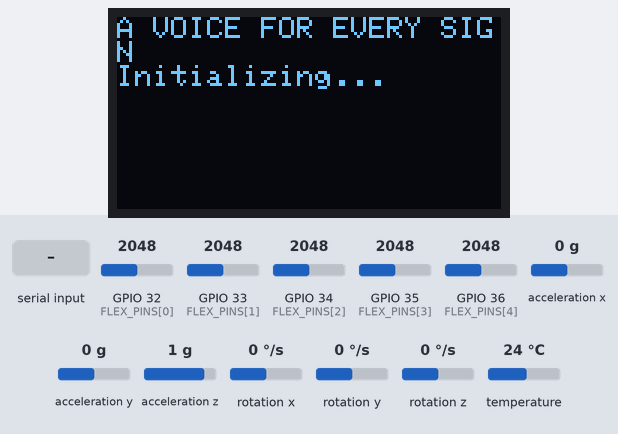
Simulated run of this sketch. Board: ESP32. Parts: 128×64 one-colour display. The test bench sets the inputs (shaded band); at power-on: GPIO 32 (FLEX_PINS[0]) = 2048, GPIO 33 (FLEX_PINS[1]) = 2048, GPIO 34 (FLEX_PINS[2]) = 2048, GPIO 35 (FLEX_PINS[3]) = 2048, GPIO 36 (FLEX_PINS[4]) = 2048, acceleration x 0 g, acceleration y 0 g, acceleration z 1 g, rotation x 0 °/s, rotation y 0 °/s, rotation z 0 °/s, temperature 24 °C (analog values on the 0–4095 scale). EEPROM starts erased; the audio player accepts every command and is not drawn; what the sketch prints to the serial monitor is not drawn.

Above: at 1.1 s.
At 10.0 s:
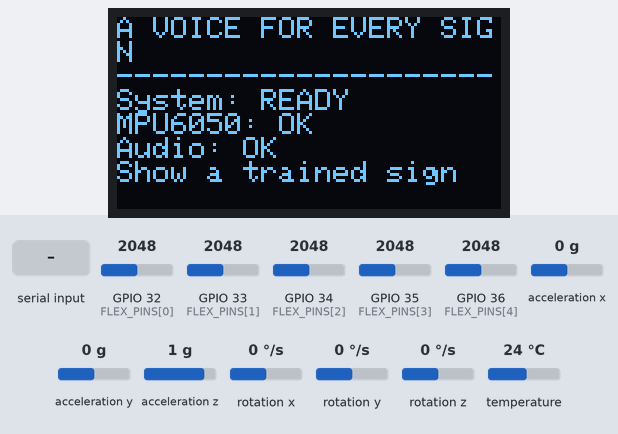
10.1 s: "X" received over Serial
At 10.7 s:
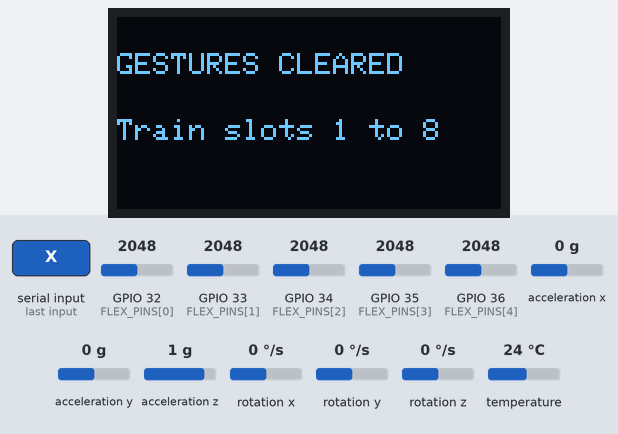
11.6 s: "c" received over Serial
At 12.1 s:
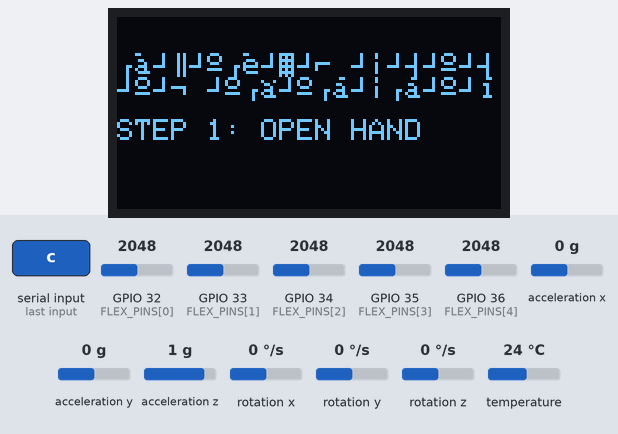
Timing chart, 0 to 14.6 s (numbered marks = the images above; inputs shaded):
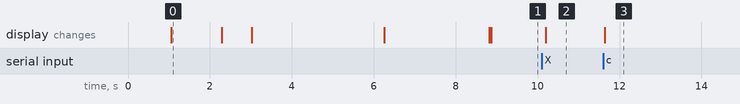

Measured:
- after the input at 10.1 s, the display: changes after 0.09 s (image 2)
- after the input at 11.6 s, the display: changes at once (image 3)
- what the display in image 0 shows lasts 1.2 s, from 1.1 s to 2.3 s

The sketch:

MARO_Smart_Sign_Glove.ino
```cpp
/*
  مشروع MARO Smart Sign Glove
  قفاز ذكي للمساعدة في تحويل بعض أوضاع اليد إلى نص وصوت

  وصف البرنامج:
  - قراءة خمسة حساسات انحناء للأصابع
  - قراءة اتجاه اليد من وحدة MPU6050
  - تدريب حتى ثماني إشارات ثابتة وحفظها في ذاكرة ESP32
  - عرض اسم الإشارة على شاشة OLED
  - تشغيل ملف صوتي مرتبط بالإشارة عبر DFPlayer Mini

  حدود النسخة:
  - هذه نسخة أولية قابلة للتدريب وليست مترجما معتمدا للغة الإشارة المصرية
  - يجب جمع عينات حقيقية والتحقق من كل إشارة مع مستخدمين مختصين
  - الحركات المتتابعة وتعبيرات الوجه غير مدعومة في هذا الإصدار
  - يجب معايرة الحساسات عند كل تشغيل في هذه النسخة

  احتياطات كهربائية:
  - لا توصل أي إشارة أعلى من 3.3 فولت إلى مداخل ESP32
  - استخدم مقسم جهد مستقل لكل حساس انحناء
  - اجعل الأرضي GND مشتركا بين الوحدات
  - لا توصل بطارية الليثيوم مباشرة بمداخل الطاقة دون دائرة تنظيم وحماية مناسبة
*/

/*
  A Voice for Every Sign
  قفاز ذكي لترجمة الإشارات باستخدام ESP32 - برنامج قابل لتدريب الإشارات

  المكونات الإلكترونية:
  - ESP32-WROOM-32
  - خمسة حساسات انحناء، وكل حساس موصل بدائرة مقسم جهد
  - وحدة قياس الحركة MPU6050 عبر I2C
  - شاشة OLED من نوع SSD1306 بدقة 128×64 وعنوان I2C يساوي 0x3C
  - وحدة DFPlayer Mini وبطاقة microSD وسماعة

  تنبيه مهم:
  هذا البرنامج مكتمل كنموذج أولي لقفاز يتعرف على الإشارات الثابتة بعد تدريبها.
  لا يحتوي البرنامج على قاعدة بيانات موثقة للغة الإشارة المصرية.
  يجب تدريب كل إشارة باستخدام القفاز الفعلي والمستخدم الفعلي من خلال
  أوامر نافذة المراقبة التسلسلية من 1 إلى 8. أما الإشارات الحركية وتعابير الوجه
  فتحتاج إلى حساسات ونماذج إضافية ولا تغطيها هذه النسخة.

  أوامر نافذة المراقبة التسلسلية:
    من 1 إلى 8 = تدريب خانة الإشارة المقابلة مع تثبيت وضع اليد
    s = عرض خانات الإشارات المحفوظة
    c = إعادة معايرة وضع اليد المفتوحة والقبضة
    x = مسح جميع الإشارات المدربة
    ? = عرض قائمة الأوامر

  ملفات الصوت الخاصة بوحدة DFPlayer:
    /MP3/0001.mp3 ... /MP3/0008.mp3
  يسجل في كل ملف صوتي نطق العبارة الخاصة بخانة الإشارة المقابلة.
*/

#include <Arduino.h>
#include <Wire.h>
#include <math.h>
#include <Preferences.h>

#include <Adafruit_MPU6050.h>
#include <Adafruit_Sensor.h>
#include <Adafruit_GFX.h>
#include <Adafruit_SSD1306.h>
#include <DFRobotDFPlayerMini.h>

// -------------------- تحديد أطراف التوصيل --------------------
static const uint8_t FLEX_PINS[5] = {32, 33, 34, 35, 36};
// الترتيب: الإبهام، السبابة، الوسطى، البنصر، الخنصر

static const int I2C_SDA_PIN = 21;
static const int I2C_SCL_PIN = 22;

static const int DFPLAYER_RX_PIN = 16; // طرف استقبال ESP32 رقم 2 يستقبل من إرسال DFPlayer
static const int DFPLAYER_TX_PIN = 17; // طرف إرسال ESP32 رقم 2 يرسل إلى استقبال DFPlayer

static const uint8_t OLED_ADDRESS = 0x3C;
static const int OLED_WIDTH = 128;
static const int OLED_HEIGHT = 64;

// -------------------- إعدادات التعرف على الإشارات --------------------
static const uint8_t FLEX_BEND_THRESHOLD = 50;
static const uint16_t CALIBRATION_TIME_MS = 2500;
static const uint16_t TRAINING_TIME_MS = 2200;
static const uint16_t STABLE_TIME_MS = 450;
static const uint16_t RECOGNITION_LOCKOUT_MS = 1400;
static const uint16_t SENSOR_SAMPLE_DELAY_MS = 15;

// أقصى مسافة بين قراءة الحساسات والنموذج المحفوظ لقبول الإشارة.
// القيمة الأقل تعني مطابقة أكثر صرامة، ويجب ضبطها بعد اختبار القراءات الفعلية.
static const float MATCH_DISTANCE_LIMIT = 22.0f;

static const uint8_t GESTURE_SLOTS = 8;
static const uint8_t FEATURE_COUNT = 8; // خمسة قياسات انحناء وثلاثة محاور تسارع بعد التطبيع

// -------------------- إنشاء كائنات المكتبات --------------------
Adafruit_MPU6050 mpu;
Adafruit_SSD1306 display(OLED_WIDTH, OLED_HEIGHT, &Wire, -1);
HardwareSerial dfSerial(2);
DFRobotDFPlayerMini dfPlayer;
Preferences preferences;

// -------------------- متغيرات حالة الوحدات --------------------
bool oledReady = false;
bool mpuReady = false;
bool audioReady = false;
bool calibrationReady = false;

// -------------------- بيانات الحساسات --------------------
int openReading[5] = {0, 0, 0, 0, 0};
int fistReading[5] = {0, 0, 0, 0, 0};
int rawFlex[5] = {0, 0, 0, 0, 0};
uint8_t bendPercent[5] = {0, 0, 0, 0, 0};

float accelUnit[3] = {0.0f, 0.0f, 1.0f};
float gyroMagnitude = 0.0f;
float currentFeatures[FEATURE_COUNT] = {0};

// -------------------- قاعدة بيانات الإشارات --------------------
struct GestureTemplate {
  bool valid;
  float features[FEATURE_COUNT];
};

GestureTemplate gestureDB[GESTURE_SLOTS];

// يمكن تعديل الأسماء، ويجب مطابقة كل خانة مع العبارة المسجلة في مجلد MP3.
const char *gestureNames[GESTURE_SLOTS] = {
  "HELLO",
  "THANK YOU",
  "YES",
  "NO",
  "HELP",
  "WATER",
  "PLEASE",
  "GOODBYE"
};

uint8_t lastRecognizedSlot = 255;
unsigned long lastRecognizedAt = 0;
unsigned long lastMaskChangedAt = 0;
uint8_t previousFlexMask = 255;

// -------------------- العرض والشاشة التسلسلية --------------------
void showMessage(const char *line1, const char *line2) {
  Serial.print(line1);
  Serial.print(" | ");
  Serial.println(line2);

  if (!oledReady) return;

  display.clearDisplay();
  display.setTextColor(SSD1306_WHITE);
  display.setTextSize(1);
  display.setCursor(0, 12);
  display.println(line1);
  display.setCursor(0, 34);
  display.println(line2);
  display.display();
}

void showReadyScreen() {
  if (!oledReady) return;
  display.clearDisplay();
  display.setTextColor(SSD1306_WHITE);
  display.setTextSize(1);
  display.setCursor(0, 0);
  display.println("A VOICE FOR EVERY SIGN");
  display.println("---------------------");
  display.println("System: READY");
  display.print("MPU6050: ");
  display.println(mpuReady ? "OK" : "NOT FOUND");
  display.print("Audio: ");
  display.println(audioReady ? "OK" : "NOT FOUND");
  display.println("Show a trained sign");
  display.display();
}

// -------------------- قراءة الحساسات --------------------
int readFlexAverage(uint8_t pin) {
  uint32_t total = 0;
  const uint8_t samples = 10;

  for (uint8_t i = 0; i < samples; i++) {
    total += analogRead(pin);
    delay(2);
  }
  return (int)(total / samples);
}

void readFlexSensors() {
  for (uint8_t i = 0; i < 5; i++) {
    rawFlex[i] = readFlexAverage(FLEX_PINS[i]);

    int span = fistReading[i] - openReading[i];
    if (abs(span) < 80) {
      bendPercent[i] = 0;
    } else {
      long value = ((long)(rawFlex[i] - openReading[i]) * 100L) / span;
      bendPercent[i] = (uint8_t)constrain(value, 0L, 100L);
    }
  }
}

void readMotionSensor() {
  if (!mpuReady) {
    accelUnit[0] = 0.0f;
    accelUnit[1] = 0.0f;
    accelUnit[2] = 1.0f;
    gyroMagnitude = 0.0f;
    return;
  }

  sensors_event_t accelEvent, gyroEvent, tempEvent;
  mpu.getEvent(&accelEvent, &gyroEvent, &tempEvent);

  float ax = accelEvent.acceleration.x;
  float ay = accelEvent.acceleration.y;
  float az = accelEvent.acceleration.z;

  float magnitude = sqrtf(ax * ax + ay * ay + az * az);
  if (magnitude > 0.01f) {
    accelUnit[0] = ax / magnitude;
    accelUnit[1] = ay / magnitude;
    accelUnit[2] = az / magnitude;
  }

  gyroMagnitude = sqrtf(
    gyroEvent.gyro.x * gyroEvent.gyro.x +
    gyroEvent.gyro.y * gyroEvent.gyro.y +
    gyroEvent.gyro.z * gyroEvent.gyro.z
  );
}

uint8_t getFlexMask() {
  uint8_t mask = 0;
  for (uint8_t i = 0; i < 5; i++) {
    if (bendPercent[i] >= FLEX_BEND_THRESHOLD) {
      mask |= (1U << i);
    }
  }
  return mask;
}

void buildFeatureVector() {
  for (uint8_t i = 0; i < 5; i++) {
    currentFeatures[i] = (float)bendPercent[i];
  }

  // يتم تطبيع اتجاه التسارع وتحويله إلى نطاق تقريبي من 0 إلى 100.
  // هذا يلتقط اتجاه اليد الثابت ولا يسجل مسار الحركة الديناميكية كاملا.
  currentFeatures[5] = (accelUnit[0] + 1.0f) * 50.0f;
  currentFeatures[6] = (accelUnit[1] + 1.0f) * 50.0f;
  currentFeatures[7] = (accelUnit[2] + 1.0f) * 50.0f;
}

void readAllSensors() {
  readFlexSensors();
  readMotionSensor();
  buildFeatureVector();
}

// -------------------- المعايرة --------------------
void captureCalibrationPosition(int destination[5], const char *instruction) {
  showMessage("معايرة حساسات الانحناء", instruction);
  Serial.println();
  Serial.println(instruction);
  Serial.println("حافظ على ثبات الأصابع أثناء أخذ القراءات.");

  uint32_t sums[5] = {0, 0, 0, 0, 0};
  uint16_t samples = 0;
  unsigned long started = millis();

  while (millis() - started < CALIBRATION_TIME_MS) {
    for (uint8_t i = 0; i < 5; i++) {
      sums[i] += analogRead(FLEX_PINS[i]);
    }
    samples++;
    delay(20);
  }

  if (samples == 0) samples = 1;
  for (uint8_t i = 0; i < 5; i++) {
    destination[i] = (int)(sums[i] / samples);
  }
}

void calibrateFlexSensors() {
  captureCalibrationPosition(openReading, "STEP 1: OPEN HAND");
  delay(700);
  captureCalibrationPosition(fistReading, "STEP 2: MAKE A FIST");

  calibrationReady = true;

  Serial.println();
  Serial.println("Calibration results:");
  for (uint8_t i = 0; i < 5; i++) {
    Serial.printf("Finger %u: open=%d, fist=%d\n",
                  (unsigned)(i + 1), openReading[i], fistReading[i]);
  }

  showMessage("المعايرة DONE", "Train gestures: 1 to 8");
}

// -------------------- تخزين قاعدة البيانات --------------------
String featureKey(uint8_t slot, uint8_t feature) {
  return "g" + String(slot) + "f" + String(feature);
}

void loadGestureDatabase() {
  preferences.begin("sign-glove", false);

  for (uint8_t slot = 0; slot < GESTURE_SLOTS; slot++) {
    String validKey = "g" + String(slot) + "v";
    gestureDB[slot].valid = preferences.getBool(validKey.c_str(), false);

    for (uint8_t f = 0; f < FEATURE_COUNT; f++) {
      String key = featureKey(slot, f);
      gestureDB[slot].features[f] = preferences.getFloat(
        key.c_str(), 0.0f
      );
    }
  }
}

void saveGesture(uint8_t slot) {
  String validKey = "g" + String(slot) + "v";
  preferences.putBool(validKey.c_str(), true);

  for (uint8_t f = 0; f < FEATURE_COUNT; f++) {
    String key = featureKey(slot, f);
    preferences.putFloat(key.c_str(), gestureDB[slot].features[f]);
  }
  gestureDB[slot].valid = true;
}

void clearGestureDatabase() {
  for (uint8_t slot = 0; slot < GESTURE_SLOTS; slot++) {
    String validKey = "g" + String(slot) + "v";
    preferences.putBool(validKey.c_str(), false);
    gestureDB[slot].valid = false;
  }
  showMessage("GESTURES CLEARED", "Train slots 1 to 8");
  Serial.println("تم مسح قوالب الإشارات.");
}

void listGestureDatabase() {
  Serial.println();
  Serial.println("----- SAVED GESTURES -----");
  for (uint8_t i = 0; i < GESTURE_SLOTS; i++) {
    Serial.printf("%u: %s\n",
                  (unsigned)(i + 1),
                  gestureDB[i].valid ? gestureNames[i] : "NOT TRAINED");
  }
  Serial.println("--------------------------");
}

// -------------------- التدريب --------------------
void trainGesture(uint8_t slot) {
  if (slot >= GESTURE_SLOTS) return;

  char title[24];
  snprintf(title, sizeof(title), "TRAIN SLOT %u", (unsigned)(slot + 1));
  showMessage(title, "Hold sign steady");

  Serial.println();
  Serial.printf("Training slot %u: %s\n",
                (unsigned)(slot + 1), gestureNames[slot]);
  Serial.println("ثبت الإشارة المطلوبة لمدة تقارب 2.2 ثانية.");

  float sums[FEATURE_COUNT] = {0};
  uint16_t samples = 0;
  unsigned long started = millis();

  while (millis() - started < TRAINING_TIME_MS) {
    readAllSensors();
    for (uint8_t f = 0; f < FEATURE_COUNT; f++) {
      sums[f] += currentFeatures[f];
    }
    samples++;
    delay(SENSOR_SAMPLE_DELAY_MS);
  }

  if (samples == 0) samples = 1;

  for (uint8_t f = 0; f < FEATURE_COUNT; f++) {
    gestureDB[slot].features[f] = sums[f] / samples;
  }

  saveGesture(slot);

  Serial.printf("Saved: %s\n", gestureNames[slot]);
  Serial.println("أعد التدريب إذا لم يكن وضع اليد صحيحا.");

  showMessage("GESTURE SAVED", gestureNames[slot]);
  delay(900);
  showReadyScreen();
}

// -------------------- التعرف --------------------
float calculateDistance(const float a[FEATURE_COUNT],
                        const float b[FEATURE_COUNT]) {
  float total = 0.0f;

  // قراءات انحناء الأصابع هي السمات الأساسية في عملية المطابقة.
  for (uint8_t i = 0; i < 5; i++) {
    float difference = a[i] - b[i];
    total += difference * difference;
  }

  // اتجاه اليد له وزن أقل في حساب المطابقة.
  for (uint8_t i = 5; i < FEATURE_COUNT; i++) {
    float difference = a[i] - b[i];
    total += 0.35f * difference * difference;
  }

  return sqrtf(total / 6.05f);
}

int findBestGesture(float &bestDistance) {
  int bestSlot = -1;
  bestDistance = 100000.0f;

  for (uint8_t slot = 0; slot < GESTURE_SLOTS; slot++) {
    if (!gestureDB[slot].valid) continue;

    float distance = calculateDistance(
      currentFeatures, gestureDB[slot].features
    );

    if (distance < bestDistance) {
      bestDistance = distance;
      bestSlot = slot;
    }
  }

  if (bestDistance > MATCH_DISTANCE_LIMIT) return -1;
  return bestSlot;
}

void announceGesture(uint8_t slot, float distance) {
  Serial.println();
  Serial.printf("RECOGNIZED: %s | distance=%.2f\n",
                gestureNames[slot], distance);

  showMessage("RECOGNIZED SIGN", gestureNames[slot]);

  if (audioReady) {
    // مسار الملفات على بطاقة الذاكرة: /MP3/0001.mp3 حتى /MP3/0008.mp3
    dfPlayer.playMp3Folder(slot + 1);
  }
}

void recognizeCurrentGesture() {
  float distance = 0.0f;
  int slot = findBestGesture(distance);

  if (slot < 0) {
    showMessage("UNKNOWN SIGN", "Please train this sign");
    Serial.println("لم يتم العثور على إشارة مطابقة ضمن الإشارات المدربة.");
    return;
  }

  announceGesture((uint8_t)slot, distance);
}

// -------------------- تهيئة المكونات الإلكترونية --------------------
void initializeOLED() {
  oledReady = display.begin(SSD1306_SWITCHCAPVCC, OLED_ADDRESS);

  if (!oledReady) {
    Serial.println("OLED not detected. سيستمر البرنامج دون شاشة.");
    return;
  }

  display.clearDisplay();
  display.setTextColor(SSD1306_WHITE);
  display.setTextSize(1);
  display.setCursor(0, 0);
  display.println("A VOICE FOR EVERY SIGN");
  display.println("Initializing...");
  display.display();
}

void initializeMPU6050() {
  mpuReady = mpu.begin(0x68, &Wire);

  if (!mpuReady) {
    Serial.println("MPU6050 not detected. سيعتمد النظام على حساسات الانحناء فقط.");
    return;
  }

  mpu.setAccelerometerRange(MPU6050_RANGE_4_G);
  mpu.setGyroRange(MPU6050_RANGE_500_DEG);
  mpu.setFilterBandwidth(MPU6050_BAND_21_HZ);
  Serial.println("MPU6050 initialized.");
}

void initializeDFPlayer() {
  dfSerial.begin(9600, SERIAL_8N1, DFPLAYER_RX_PIN, DFPLAYER_TX_PIN);
  delay(700);

  audioReady = dfPlayer.begin(dfSerial, true, true);

  if (!audioReady) {
    Serial.println("DFPlayer Mini not detected. سيظل التعرف النصي متاحا.");
    return;
  }

  dfPlayer.volume(22); // النطاق المسموح للصوت من 0 إلى 30
  Serial.println("DFPlayer Mini initialized.");
}

void initializeFlexPins() {
  analogReadResolution(12);

  for (uint8_t i = 0; i < 5; i++) {
    pinMode(FLEX_PINS[i], INPUT);
    analogSetPinAttenuation(FLEX_PINS[i], ADC_11db);
  }
}

// -------------------- أوامر المنفذ التسلسلي --------------------
void printHelp() {
  Serial.println();
  Serial.println("===== A VOICE FOR EVERY SIGN =====");
  Serial.println("1..8 : Train the corresponding gesture slot");
  Serial.println("s    : Show trained gesture slots");
  Serial.println("c    : Recalibrate flex sensors");
  Serial.println("x    : Clear all trained gestures");
  Serial.println("?    : Show this help");
  Serial.println("=================================");
}

void handleSerialCommands() {
  while (Serial.available()) {
    char command = Serial.read();

    if (command >= '1' && command <= '8') {
      trainGesture((uint8_t)(command - '1'));
      lastRecognizedSlot = 255;
      lastRecognizedAt = millis();
    } else if (command == 's' || command == 'S') {
      listGestureDatabase();
    } else if (command == 'c' || command == 'C') {
      calibrateFlexSensors();
      lastRecognizedSlot = 255;
    } else if (command == 'x' || command == 'X') {
      clearGestureDatabase();
    } else if (command == '?') {
      printHelp();
    }
  }
}

// -------------------- عرض بيانات الفحص --------------------
void printSensorDebug() {
  Serial.print("Bend% [thumb,index,middle,ring,little] = ");
  for (uint8_t i = 0; i < 5; i++) {
    Serial.print(bendPercent[i]);
    if (i < 4) Serial.print(", ");
  }

  Serial.printf(" | Accel unit = %.2f, %.2f, %.2f",
                accelUnit[0], accelUnit[1], accelUnit[2]);
  Serial.printf(" | Gyro = %.2f rad/s\n", gyroMagnitude);
}

// -------------------- إعداد النظام عند التشغيل --------------------
void setup() {
  Serial.begin(115200);
  delay(1000);

  Serial.println();
  Serial.println("A Voice for Every Sign - ESP32 Smart Glove");
  Serial.println("Starting hardware...");

  initializeFlexPins();

  Wire.begin(I2C_SDA_PIN, I2C_SCL_PIN);
  initializeOLED();
  initializeMPU6050();
  initializeDFPlayer();

  loadGestureDatabase();

  showMessage("SMART GLOVE", "Starting calibration");
  delay(700);

  calibrateFlexSensors();
  listGestureDatabase();
  printHelp();

  showReadyScreen();
}

// -------------------- الحلقة الرئيسية المستمرة --------------------
void loop() {
  handleSerialCommands();

  if (!calibrationReady) {
    delay(20);
    return;
  }

  readAllSensors();

  uint8_t flexMask = getFlexMask();

  if (flexMask != previousFlexMask) {
    previousFlexMask = flexMask;
    lastMaskChangedAt = millis();
  }

  bool stable = (millis() - lastMaskChangedAt) >= STABLE_TIME_MS;
  bool lockoutFinished =
    (millis() - lastRecognizedAt) >= RECOGNITION_LOCKOUT_MS;

  if (stable && lockoutFinished) {
    float distance = 0.0f;
    int candidate = findBestGesture(distance);

    if (candidate >= 0) {
      if (candidate != lastRecognizedSlot) {
        announceGesture((uint8_t)candidate, distance);
        lastRecognizedSlot = (uint8_t)candidate;
        lastRecognizedAt = millis();
      }
    } else if (lastRecognizedSlot != 255) {
      showMessage("UNKNOWN SIGN", "Try a trained sign");
      lastRecognizedSlot = 255;
      lastRecognizedAt = millis();
    }
  }

  static unsigned long lastDebugTime = 0;
  if (millis() - lastDebugTime >= 700) {
    lastDebugTime = millis();
    printSensorDebug();
  }

  delay(20);
}
```
